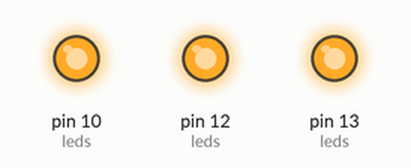
Bench run of a sketch on a simulated Arduino Uno, built with avr-gcc and run on an emulated ATmega328P. Parts: output pins drawn as LEDs (lit = HIGH).

Above: at 0.05 s.
At 0.65 s:
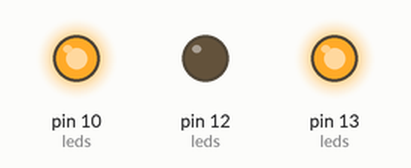
At 1.25 s:
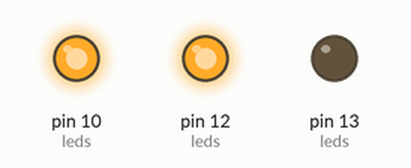
At 2.55 s:
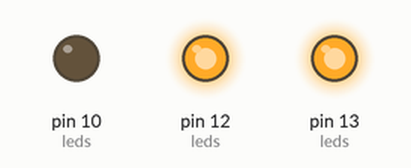
At 5.1 s:
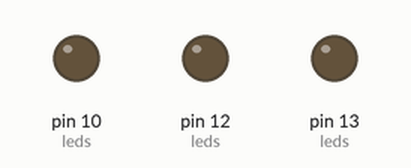
At 8.25 s:
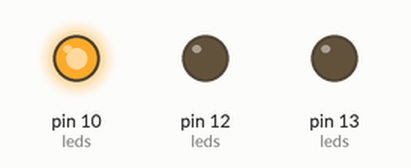
Timing chart, 0 to 8.6 s (numbered marks = the images above):
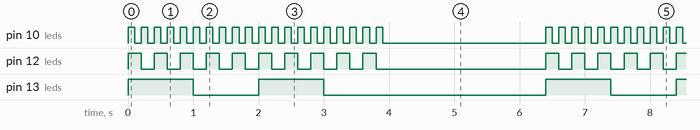

Measured:
- by itself, pin 10 (leds): moves between LOW and HIGH, repeating every 6.4 s
- by itself, pin 12 (leds): repeats every 6.4 s: 8 × (HIGH 0.20 s, LOW 0.20 s), HIGH 0.20 s, LOW 2.6 s, HIGH 0.20 s, LOW 0.20 s
- by itself, pin 13 (leds): repeats every 6.4 s: HIGH 1.0 s, LOW 3.4 s, HIGH 1.0 s, LOW 1.0 s

The sketch:

Arduino-Beyond-Delay-03Library.ino
```cpp
#include <Arduino.h>
#include <Timer.h>

#define LED_COUNT 3

struct BlinkLedStruct
{
  uint8_t pin;
  int highLow;
  long blinkLimit;
  long blinkCount;
  Timer timer;
};

BlinkLedStruct leds[LED_COUNT] =
{
  {13, LOW, 2,0,Timer(1000)},
  {12, LOW, 10,0,Timer(200)},
  {10, LOW, 20,0,Timer(100)}
};

Timer restartTimer(2500);

void blinkLedCallback(BlinkLedStruct &led)
{
  led.highLow = (led.highLow == HIGH) ? LOW : HIGH;
  digitalWrite(led.pin, led.highLow);
  if(led.highLow == LOW)
  {
      led.blinkCount++;
      if(led.blinkCount >= led.blinkLimit)
      {
          led.timer.stop();
      }
  }
}

void startLedsBlinking()
{
  for(uint8_t i=0; i<LED_COUNT; i++)
  {
      leds[i].blinkCount = 0;
      leds[i].highLow = LOW;
      blinkLedCallback(leds[i]);
      leds[i].timer.start();
  }
}

void setup()
{
  for(uint8_t i=0; i<LED_COUNT; i++)
  {
      pinMode(leds[i].pin, OUTPUT);
      startLedsBlinking(); // Start blinking LEDs immediately
  }
}

void loop()
{
  bool anyTimersRunning = false;

  for(uint8_t i=0; i<LED_COUNT; i++)
  {
      if( leds[i].timer.update() )
      {
          blinkLedCallback(leds[i]);
      }

      if( leds[i].timer.isRunning() )
      {
          anyTimersRunning = true;
      }
  }

  if(!anyTimersRunning && !restartTimer.isRunning())
  {
    restartTimer.start();
  }

  if( restartTimer.update() )
  {
      restartTimer.stop();
      startLedsBlinking(); // Restart blinking LEDs after the restart timer expires
  }
}
```
